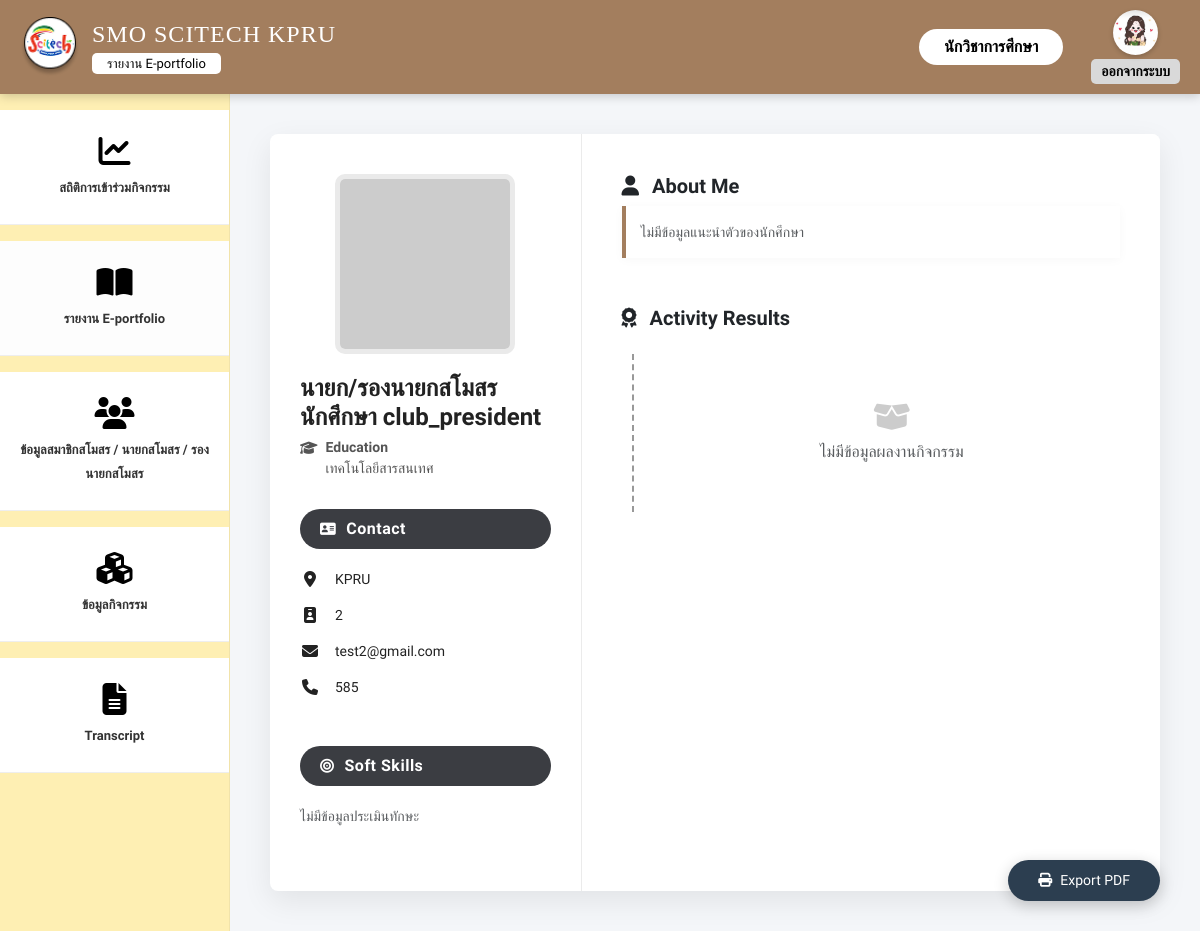
The page /admin_detail_E-portfolio.php?user_id=19&action=portfolio (signed in) on the database its author committed.
### tables this page shows
CREATE TABLE `users` (
  `user_id` int(11) NOT NULL,
  `first_name` varchar(100) NOT NULL,
  `last_name` varchar(100) NOT NULL,
  `profile_image` varchar(255) DEFAULT 'default.png',
  `idstudent` varchar(191) DEFAULT NULL,
  `email` varchar(255) DEFAULT NULL,
  `phone` varchar(20) DEFAULT NULL COMMENT 'เบอร์โทรศัพท์',
  `about_me` text DEFAULT NULL,
  `password` varchar(255) NOT NULL,
  `academic_year` varchar(4) DEFAULT NULL,
  `year_level` varchar(50) DEFAULT NULL,
  `department` varchar(100) DEFAULT NULL,
  `reset_token` varchar(255) DEFAULT NULL,
  `reset_expiry` datetime DEFAULT NULL,
  `status` enum('active','inactive') NOT NULL DEFAULT 'active',
  `userrole` enum('executive','academic_officer','club_president','club_member') DEFAULT NULL,
  `membership_status` enum('pending','member','no_member') NOT NULL DEFAULT 'pending',
  `created_at` timestamp NOT NULL DEFAULT current_timestamp(),
  `deleted_at` datetime DEFAULT NULL,
  `hard_skill_computer` varchar(255) DEFAULT NULL,
  `comp_level` varchar(50) DEFAULT NULL,
  `hard_skill_lang` varchar(255) DEFAULT NULL,
  `lang_listen` varchar(50) DEFAULT NULL,
  `lang_speak` varchar(50) DEFAULT NULL,
  `lang_read` varchar(50) DEFAULT NULL,
  `lang_write` varchar(50) DEFAULT NULL
);

### admin_detail_E-portfolio.php (the view, shortened to what this page needs)
<?php
include 'db.php';
$admin_user_id = $_SESSION['user_id'];
$stmt_admin = $conn->prepare("SELECT profile_image FROM users WHERE user_id = ?");
$stmt_admin->bind_param("i", $admin_user_id);
$stmt_admin->execute();
$res_admin = $stmt_admin->get_result();
$admin_data = $res_admin->fetch_assoc();
$admin_profile_image = !empty($admin_data['profile_image']) ? $admin_data['profile_image'] : 'default.png';
$target_user_id = isset($_GET['user_id']) ? intval($_GET['user_id']) : 0;
$sql_user = "SELECT * FROM users WHERE user_id = ?";
$stmt_user = $conn->prepare($sql_user);
$stmt_user->bind_param("i", $target_user_id);
$stmt_user->execute();
$user_profile = $stmt_user->get_result()->fetch_assoc();
$full_name = ($user_profile['first_name'] ?? '') . ' ' . ($user_profile['last_name'] ?? '');
$profile_image_file = (!empty($user_profile['profile_image']) && $user_profile['profile_image'] != 'default.png') ? $user_profile['profile_image'] : 'default.png';
$profile_image_url = 'uploads/profiles/' . $profile_image_file;
if (!file_exists($profile_image_url) && $profile_image_file !== 'default.png') {
     $profile_image_url = 'https://placehold.co/150x150?text=No+Image';
}
$saved_skills = [];
$custom_activities = [];
$portfolio_activities = [];
?>
<!DOCTYPE html>
<html lang="th">
<head>
    <link href="https://cdn.jsdelivr.net/npm/bootstrap@5.3.0/dist/css/bootstrap.min.css" rel="stylesheet">
    <link href="https://cdnjs.cloudflare.com/ajax/libs/font-awesome/6.4.0/css/all.min.css" rel="stylesheet">
</head>
<body>
    <div class="wrapper">
        <nav class="top-navbar d-print-none">
            <div class="brand-section">
                <img src="img/logo.png" alt="Logo" class="brand-logo"
                    onerror="this.src='https://placehold.co/60x60?text=Logo'">
                <div style="display: flex; flex-direction: column; align-items: flex-start; line-height: 1.2;">
                    <span class="brand-name">SMO SCITECH KPRU</span>
                    <span class="text-page-pill-btn mt-1">รายงาน E-portfolio</span>
                </div>
            </div>
            <div class="d-flex align-items-center">
                <span class="d-none d-sm-block fw-bold me-2 login-pill-btn">
                    <?php echo htmlspecialchars($_SESSION['first_name'] ?? 'ผู้ใช้งาน'); ?>
                </span>
                <div class="logout-area">
                    <a href="user_management.php">
                        <img src="uploads/profiles/<?php echo htmlspecialchars($admin_profile_image); ?>" alt="Profile"
                            style="width: 45px; height: 45px; border-radius: 50%; object-fit: cover; box-shadow: 0 2px 5px rgba(0,0,0,0.2);">
                    </a>
                    <a href="logout.php" class="logout-text mt-1">ออกจากระบบ</a>
                </div>
            </div>
        </nav>
        <div class="main-wrapper">
            <aside class="sidebar d-print-none">
                <a href="admin_report_activity.php" class="sidebar-item mt-3 mb-3">
                    <i class="fa-solid fa-chart-line"></i>
                    <span>สถิติการเข้าร่วมกิจกรรม</span>
                </a>
                <a href="admin_e-portfolio.php" class="sidebar-item mb-3" style="background: #FDFDFD;">
                    <i class="fa-solid fa-book-open"></i>
                    <span>รายงาน E-portfolio</span>
                </a>
                <?php if (isset($_SESSION['userrole']) && $_SESSION['userrole'] === 'academic_officer'): ?>
                <a href="admin_user_management.php" class="sidebar-item mb-3">
                    <i class="fa-solid fa-users"></i>
                    <span>ข้อมูลสมาชิกสโมสร / นายกสโมสร / รองนายกสโมสร </span>
                </a>
                <?php endif; ?>
                <?php if (isset($_SESSION['userrole']) && $_SESSION['userrole'] !== 'executive'): ?>
                <a href="admin_activity.php" class="sidebar-item mb-3">
                    <i class="fa-solid fa-cubes"></i>
                    <span>ข้อมูลกิจกรรม</span>
                </a>
                <?php endif; ?>
                <?php if (isset($_SESSION['userrole']) && in_array($_SESSION['userrole'], ['academic_officer', 'club_president'])): ?>
                <a href="admin_transcript.php" class="sidebar-item">
                    <i class="fa-solid fa-file-lines"></i>
                    <span>Transcript</span>
                </a>
                <?php endif; ?>
            </aside>
            <main class="content-area">
                <div class="portfolio-container">
                    <div class="portfolio-left">
                        <div class="profile-img-wrapper">
                            <img src="<?php echo $profile_image_url; ?>" class="portfolio-profile-img" alt="Profile">
                        </div>
                        <div class="portfolio-name"><?php echo htmlspecialchars($full_name); ?></div>
                        <div class="portfolio-edu">
                            <i class="fa-solid fa-graduation-cap mt-1"></i>
                            <div>
                                <strong>Education</strong><br>
                                <?php echo htmlspecialchars($user_profile['department'] ?? 'คณะวิทยาศาสตร์และเทคโนโลยี'); ?>
                            </div>
                        </div>
                        <div class="section-pill"><i class="fa-solid fa-address-card"></i> Contact</div>
                        <div class="contact-item">
                            <i class="fa-solid fa-location-dot"></i> <span>KPRU</span>
                        </div>
                        <div class="contact-item">
                            <i class="fa-solid fa-id-badge"></i>
                            <span><?php echo htmlspecialchars($user_profile['idstudent'] ?? '-'); ?></span>
                        </div>
                        <div class="contact-item">
                            <i class="fa-solid fa-envelope"></i>
                            <span><?php echo htmlspecialchars($user_profile['email'] ?? '-'); ?></span>
                        </div>
                        <?php if(!empty($user_profile['phone'])): ?>
                        <div class="contact-item">
                            <i class="fa-solid fa-phone"></i>
                            <span><?php echo htmlspecialchars($user_profile['phone']); ?></span>
                        </div>
                        <?php endif; ?>
                        <div class="section-pill mt-5"><i class="fa-solid fa-bullseye"></i> Soft Skills</div>
                        <?php if (count($saved_skills) > 0): ?>
                        <?php foreach($saved_skills as $skill_name => $level): ?>
                        <div class="skill-block">
                            <div class="skill-name"><?php echo htmlspecialchars($skill_name); ?></div>
                            <div class="skill-dots">
                                <?php for($i=1; $i<=5; $i++): ?>
                                <i class="fa-solid fa-circle <?php echo ($i <= $level) ? 'active' : ''; ?>"></i>
                                <?php endfor; ?>
                            </div>
                        </div>
                        <?php endforeach; ?>
                        <?php else: ?>
                        <p class="text-muted small mb-4">ไม่มีข้อมูลประเมินทักษะ</p>
                        <?php endif; ?>
                    </div>
                    <div class="portfolio-right">
                        <div class="mb-5" style="break-inside: avoid;">
                            <h5 class="fw-bold text-dark"><i class="fa-solid fa-user me-2"></i> About Me</h5>
                            <p class="small text-muted mt-2"
                                style="line-height: 1.6; background: #fff; padding: 15px; border-left: 4px solid var(--top-bar-bg); box-shadow: 0 2px 10px rgba(0,0,0,0.03);">
                                <?php
                                    if(!empty($user_profile['about_me'])) {
                                        echo nl2br(htmlspecialchars($user_profile['about_me']));
                                    } else {
                                        echo "ไม่มีข้อมูลแนะนำตัวของนักศึกษา";
                                    }
                                ?>
                            </p>
                        </div>
                        <h5 class="fw-bold mb-4 text-dark"><i class="fa-solid fa-award me-2"></i> Activity Results</h5>
                        <div class="timeline-wrapper">
                            <?php if (count($portfolio_activities) == 0 && count($custom_activities) == 0): ?>
                            <div class="text-center py-5 text-muted">
                                <i class="fa-solid fa-box-open mb-2" style="font-size: 30px; color: #ccc;"></i><br>
                                ไม่มีข้อมูลผลงานกิจกรรม
                            </div>
                            <?php endif; ?>
                        </div>
                    </div>
                </div>
            </main>
        </div>
    </div>
    <div class="btn-group-fixed d-print-none">
        <?php if (isset($_SESSION['userrole']) && $_SESSION['userrole'] !== 'executive'): ?>
        <button type="button" onclick="window.print()" class="btn-pill" style="background:#2C3E50;">
            <i class="fa-solid fa-print me-2"></i>Export PDF
        </button>
        <?php endif; ?>
    </div>
</body>
</html>

### admin_detail_E-portfolio.php (style rules this page uses)
:root { --top-bar-bg: #A37E5E; --yellow-sidebar: #FEEFB3; --light-bg: #F4F6F9; --btn-blue: #6358E1; --theme-dark: #3b3d42; --theme-light: #f8fbff; --text-dark: #222222; --text-muted: #555555; }
body, html { height: 100%; margin: 0; font-family: 'Sarabun', sans-serif; background-color: var(--light-bg); overflow-x: hidden; }
.wrapper { display: flex; flex-direction: column; min-height: 100vh; }
.top-navbar { background-color: var(--top-bar-bg); min-height: 80px; display: flex; align-items: center; padding: 10px 20px; justify-content: space-between; color: white; box-shadow: 0 2px 10px rgba(0, 0, 0, 0.2); z-index: 100; position: sticky; top: 0; }
.brand-section { display: flex; align-items: center; gap: 12px; }
.brand-logo { width: 60px; height: 60px; }
.brand-name { font-size: clamp(16px, 4vw, 24px); font-family: serif; letter-spacing: 1px; white-space: nowrap; }
.login-pill-btn { background: white; color: black; padding: 6px 25px; border-radius: 50px; text-decoration: none; font-weight: bold; font-size: 16px; transition: 0.3s; }
.text-page-pill-btn { background: white; color: black; padding: 3px 15px; border-radius: 5px; text-decoration: none; font-size: 13px; font-weight: 500; }
.logout-area { text-align: center; margin-left: 20px; }
.logout-text { color: #000; font-weight: bold; text-decoration: none; font-size: 14px; background: #D9D9D9; padding: 2px 10px; border-radius: 5px; display: block; }
.main-wrapper { display: flex; flex: 1; position: relative; }
.sidebar { width: 230px; background-color: var(--yellow-sidebar); flex-shrink: 0; display: flex; flex-direction: column; border-right: 1px solid rgba(0, 0, 0, 0.05); transition: 0.3s ease-in-out; z-index: 99; }
.sidebar-item { background: white; padding: 25px 10px; text-align: center; border-bottom: 1px solid #eee; text-decoration: none; color: #333; display: block; transition: all 0.3s ease; }
.sidebar-item i { font-size: 32px; display: block; margin-bottom: 8px; color: #000; }
.sidebar-item span { font-weight: bold; font-size: 13px; }
.content-area { flex-grow: 1; padding: 40px; display: flex; justify-content: center; align-items: flex-start; }
.portfolio-container { width: 100%; max-width: 1100px; background: white; display: flex; box-shadow: 0 10px 30px rgba(0, 0, 0, 0.08); border-radius: 8px; overflow: hidden; }
.section-pill { background-color: var(--theme-dark); color: white; padding: 8px 20px; border-radius: 25px; font-weight: 700; font-size: 16px; margin-bottom: 20px; display: flex; align-items: center; letter-spacing: 0.5px; }
.section-pill i { margin-right: 10px; font-size: 14px; }
.portfolio-left { width: 35%; padding: 40px 30px; border-right: 1px solid #EBEBEB; }
.profile-img-wrapper { text-align: center; margin-bottom: 20px; }
.portfolio-profile-img { width: 180px; height: 180px; object-fit: cover; border: 5px solid #eaeaea; border-radius: 10px; background-color: #fff; }
.portfolio-name { font-size: 24px; font-weight: 700; color: var(--text-dark); line-height: 1.2; margin-bottom: 5px; }
.portfolio-edu { font-size: 14px; color: var(--text-muted); font-weight: 500; margin-bottom: 30px; display: flex; align-items: flex-start; gap: 8px; }
.contact-item { display: flex; align-items: center; gap: 15px; margin-bottom: 15px; font-size: 14px; color: var(--text-dark); }
.contact-item i { color: var(--text-dark); font-size: 16px; width: 20px; text-align: center; }
.portfolio-right { width: 65%; background: #FFFFFF; padding: 40px; }
.timeline-wrapper { border-left: 2px dashed #999; margin-left: 10px; padding-left: 30px; margin-top: 10px; }
.btn-group-fixed { position: fixed; bottom: 30px; right: 40px; display: flex; gap: 15px; z-index: 100; }
.btn-pill { background: var(--btn-blue); color: white; border-radius: 50px; padding: 10px 30px; border: none; font-size: 14px; font-weight: 500; text-decoration: none; box-shadow: 0 4px 15px rgba(0, 0, 0, 0.2); transition: 0.3s; cursor: pointer; }

### rows shown on the page
users: profile_image (picture)
users: full_name "นายก/รองนายกสโมสรนักศึกษา club_president", department "เทคโนโลยีสารสนเทศ", idstudent "2", email "test2@gmail.com", phone "585"

### other values the page prints
$_SESSION['first_name'] "นักวิชาการศึกษา"
